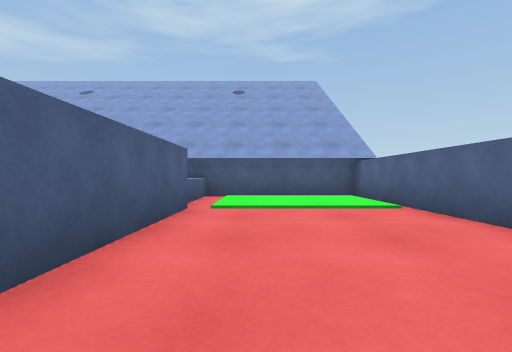
[1] (above)

16 first-person views from a walk through a Unity game level. The camera is 0.57 m above the floor, looks level and sees 85° across. The floor is counted in squares, 1 m on a side. Each view is taken from the middle of a square. On the plan, view 1 faces up. The plan holds only what a view shows up to about 9 squares ahead; the rest is blank. The place goes on beyond the plan. The player is left out. Surface patterns are stand-ins for the level's own textures.

[2]
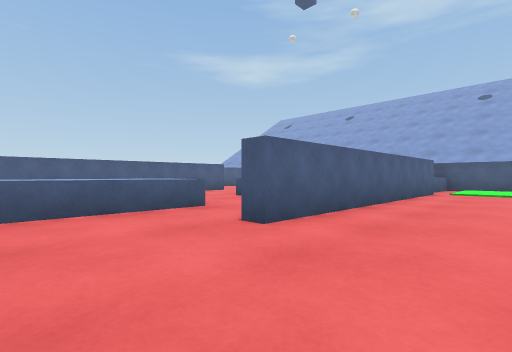

[3]
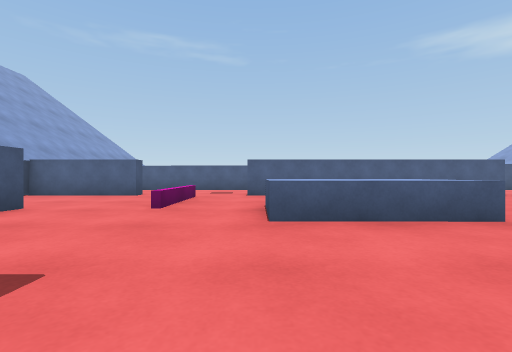

[4]
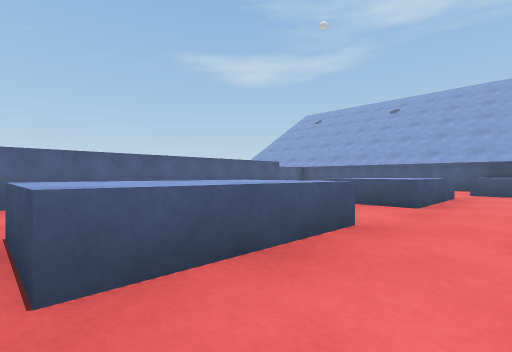

[5]
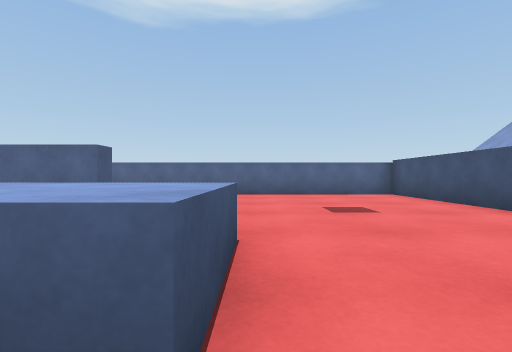

[6]
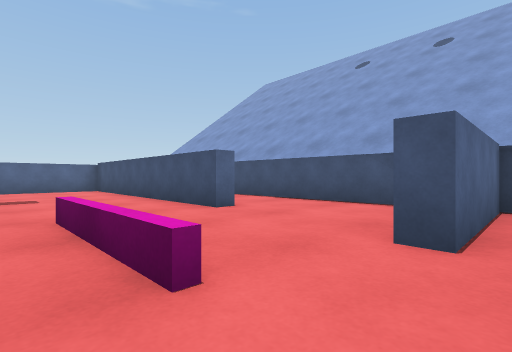

[7]
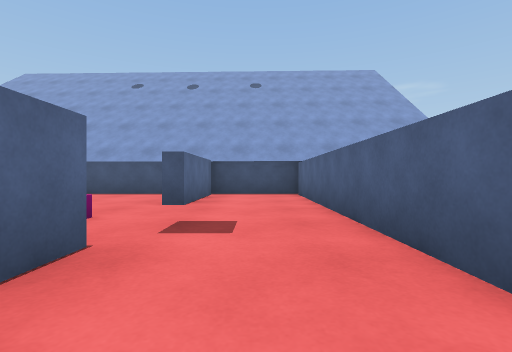

[8]
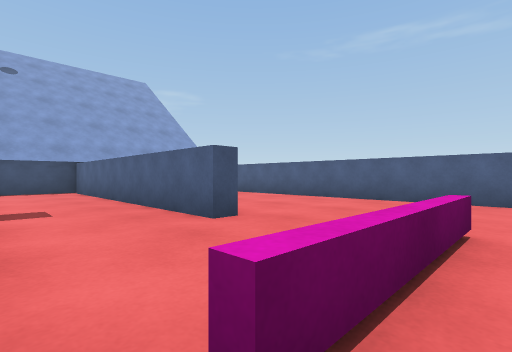

[9]
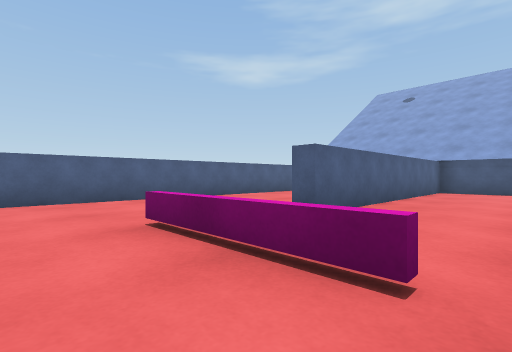

[10]
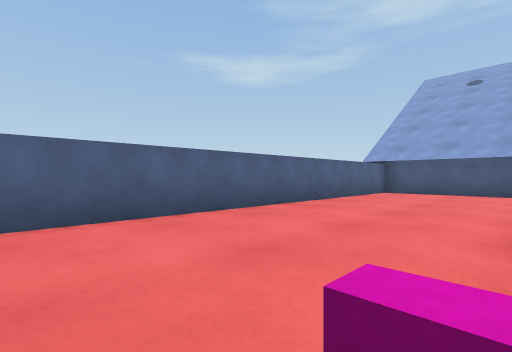

[11]
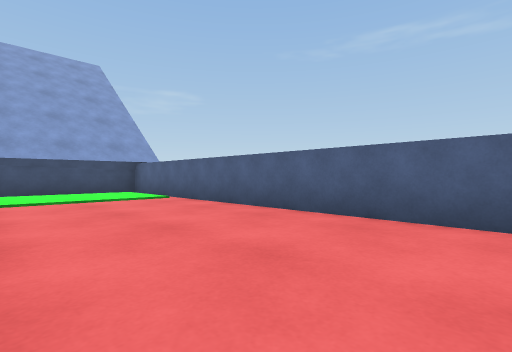

[12]
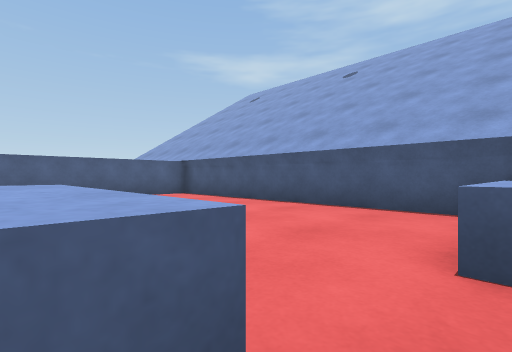

[13]
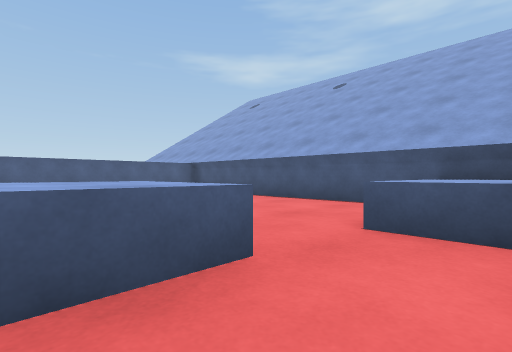

[14]
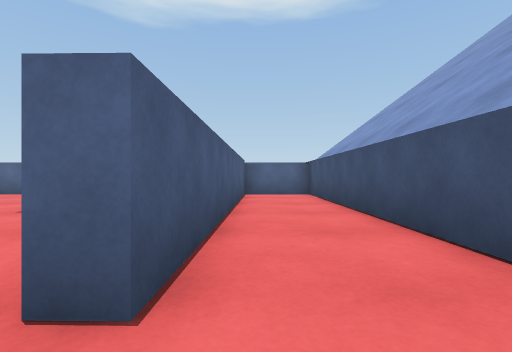

[15]
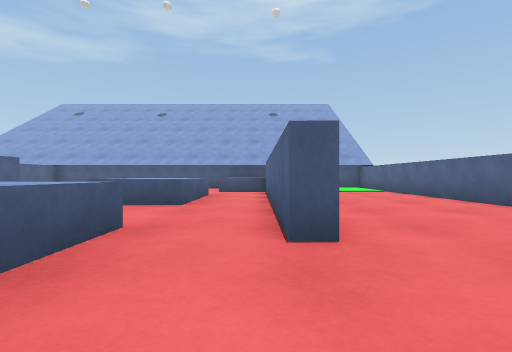

[16]
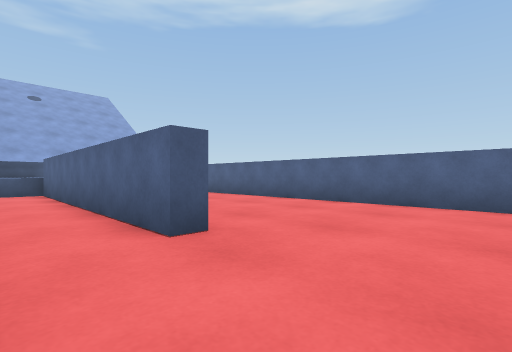

### Floor plan
Key: @ floor where view 1 was taken; # wall or solid block; . main floor; : floor 0.05 m higher than the main floor; = window, fence, low wall or low ledge; ^ raised ledge.
Columns run from 16 left of view 1 to 3 right of it. Each row starts with its distance up from view 1.
  8 ####################
  7 #....#.......^^.:::#
  6 #....#.. ....^^.:::#
  5 #....#..  ...^^#:::#
  4 #....#..   ....#...#
  3 #....#..   ^^..#...#
  2 #....#..#  ^^..#...#
  1 #....#..#  ^^..#...#
  0 #.......#  ....#@..#
 -1 #...===.#  ....#...#
 -2 #.......#  ^^..#...#
 -3 #.......#  ^^......#
 -4 #.......#  ^^......#
 -5 #....#..#..^^......#
 -6 #....#.............#
 -7 #....#...===.......#
 -8 #....#.............#
 -9 #:::.#..#...########
-10 #:::.#..#..........#
-11 #:::.#..#..........#
-12 ####################

Positions as (right, up) in squares from view 1, and headings:
1: (0, 0), facing up
2: (1, -5), facing up-left
3: (0, -5), facing left
4: (-2, -5), facing up-left
5: (-6, -5), facing right
6: (-9, -6), facing down-right
7: (-10, -3), facing down
8: (-9, -1), facing down-left
9: (-9, -3), facing up-left
10: (-12, -2), facing up-left
11: (-12, -2), facing down-left
12: (-3, 3), facing up-left
13: (-2, 2), facing up-left
14: (-6, -10), facing right
15: (-2, -5), facing up
16: (-3, -5), facing up-right
